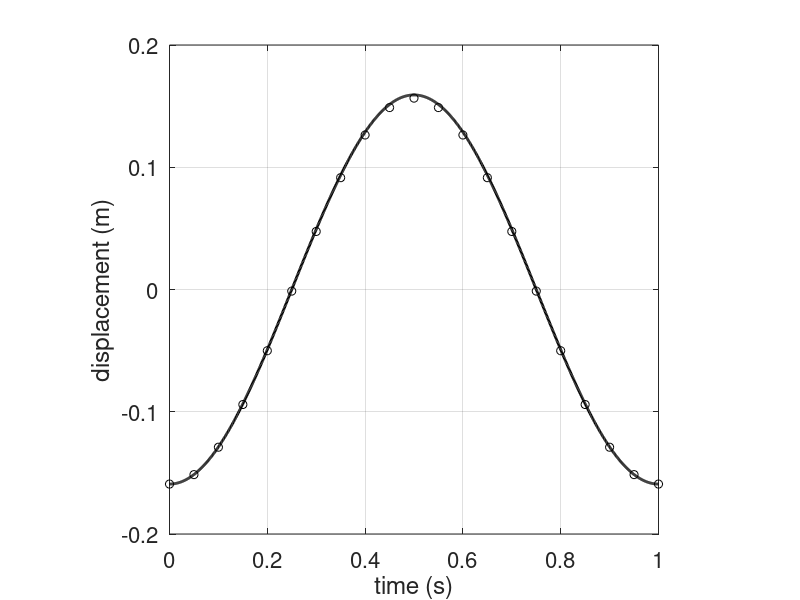
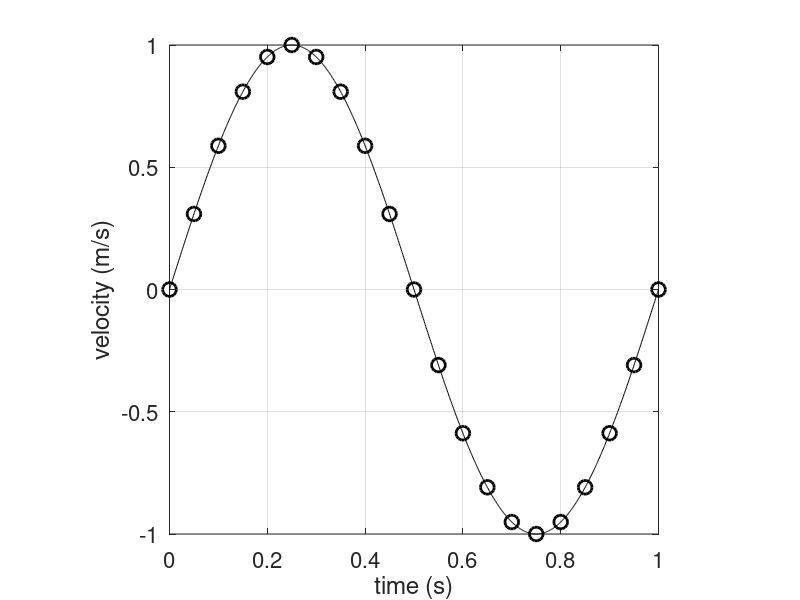
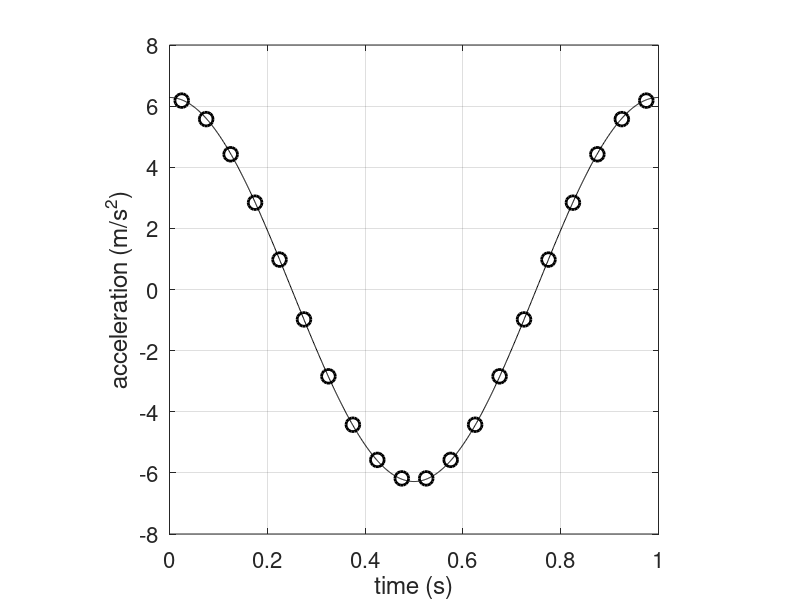

MATLAB code for these plots, in order:
clear all

%% Time vectors
dt=0.05; dt1=0.001;              % time resolution in seconds
T=1;                             % duration of time signal
t=0:dt:T; t1=0:dt1:T;            % time vectors
f=1;                             % frequency in Hz
w=2*pi*f;                        % frequency in rad/s

%% velocity
v=sin(w*t1);                     % velocity – high time resolution 
vm=sin(w*t);                     % velocity – low time resolution

%% differentiation
a=w.*cos(w*t1);                  % acceleration - high time resolution
am=diff(vm)/dt;                  % numerical differentiation
tt=dt/2:dt:T-dt/2;               % define time vector (one point less)

%% integration
x=-1/w*cos(w*t1);                % displacement - high time resolution
xt=cumtrapz(vm)*dt + x(1);       % numerical integration

%% plot the results
figure                           % displacement as a function of time
plot(t,xt,'ok',t1,x,'k','linewidth',2, 'MarkerSize',10)
set(gca,'fontsize',16)
xticks([0 0.2 0.4 0.6 0.8 1]) 
axis([0 1 -0.2 0.2])
grid;axis square
xlabel('time (s)');
ylabel('displacement (m)');

figure                            % velocity as a function of time
plot(t1,v,'k',t,vm,'ok','linewidth',2, 'MarkerSize',10)
set(gca,'fontsize',16)
xticks([0 0.2 0.4 0.6 0.8 1]) 
axis([0 1 -1 1])
grid;axis square
xlabel('time (s)');
ylabel('velocity (m/s)');

figure                            % acceleration as a function of time
plot(t1,a,'k',tt,am,'ok','linewidth',2, 'MarkerSize',10)
set(gca,'fontsize',16)
xticks([0 0.2 0.4 0.6 0.8 1])
yticks([-8 -6 -4 -2 0 2 4 6 8])
axis([0 1 -8 8])
grid;axis square
xlabel('time (s)');
ylabel('acceleration (m/s^2)');